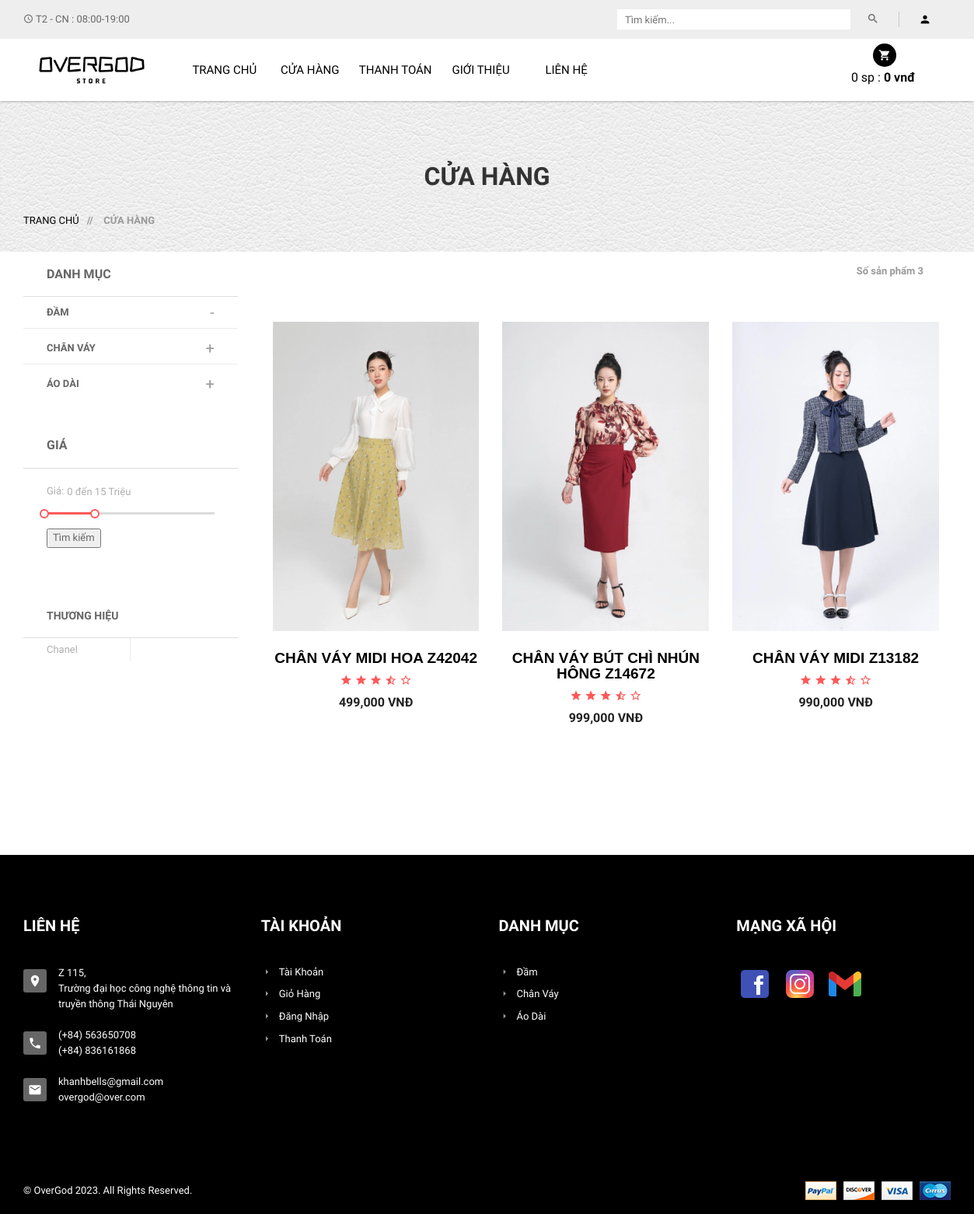
The page /?act=shop&sp=4&loai=Louis Vuitton on the database as committed earlier.
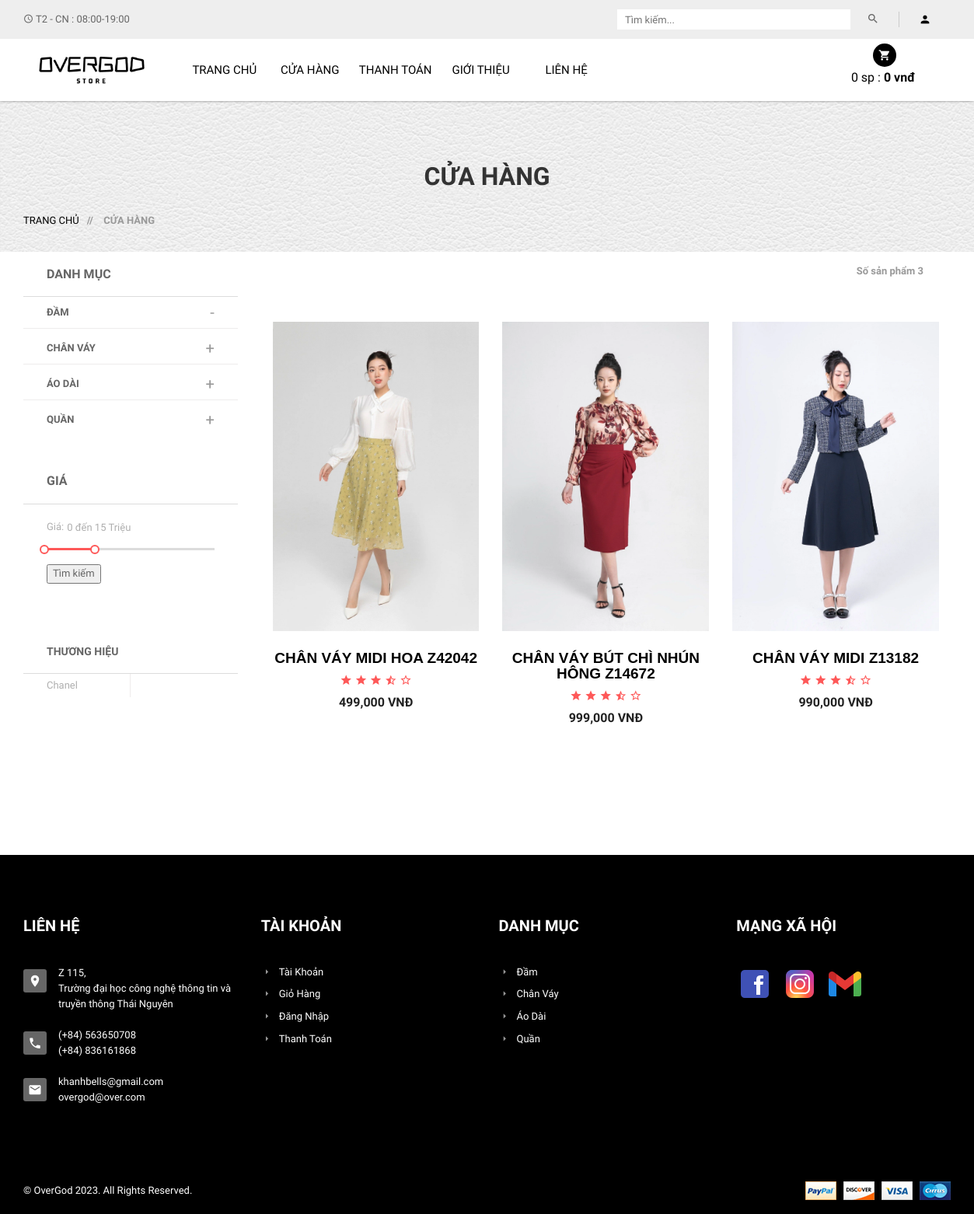
The same page on the database as committed later.
### tables this page shows
CREATE TABLE `danhmuc` (
  `MaDM` int(11) NOT NULL,
  `TenDM` varchar(255) DEFAULT NULL
);

CREATE TABLE `loaisanpham` (
  `MaLSP` int(11) NOT NULL,
  `TenLSP` varchar(70) NOT NULL,
  `HinhAnh` varchar(200) NOT NULL,
  `Mota` varchar(200) NOT NULL,
  `MaDM` int(11) NOT NULL
);

CREATE TABLE `sanpham` (
  `MaSP` int(11) NOT NULL,
  `MaLSP` int(11) NOT NULL,
  `MaDM` int(11) NOT NULL,
  `TenSP` varchar(70) NOT NULL,
  `DonGia` int(11) NOT NULL,
  `SoLuong` int(10) UNSIGNED NOT NULL DEFAULT 1,
  `HinhAnh1` varchar(200) NOT NULL,
  `HinhAnh2` varchar(255) DEFAULT NULL,
  `HinhAnh3` varchar(255) DEFAULT NULL,
  `MaKM` int(11) NOT NULL,
  `ManHinh` varchar(50) DEFAULT NULL,
  `HDH` varchar(50) DEFAULT NULL,
  `CamSau` varchar(50) DEFAULT NULL,
  `CamTruoc` varchar(50) DEFAULT NULL,
  `CPU` varchar(50) DEFAULT NULL,
  `Ram` varchar(50) DEFAULT NULL,
  `Rom` varchar(50) DEFAULT NULL,
  `SDCard` varchar(50) DEFAULT NULL,
  `Pin` varchar(50) DEFAULT NULL,
  `SoSao` int(11) NOT NULL,
  `SoDanhGia` int(11) NOT NULL,
  `TrangThai` int(11) NOT NULL,
  `MoTa` text NOT NULL,
  `ThoiGian` datetime DEFAULT NULL,
  `KichThuoc` varchar(50) DEFAULT NULL,
  `MauSac` varchar(50) DEFAULT NULL
);

### Controllers/ShopController.php (called while the page is built, shortened)
<?php
require_once ("Models/shop.php");
class ShopController
{
    var $shop_model;
    public function __construct()
    {
        $this->shop_model = new Shop();
    }
    function list()
    {
        $data_danhmuc = $this->shop_model->danhmuc();
        $data_loaisp = $this->shop_model->loaisp(0, 8);
        $data_chitietDM = array();
        for ($i = 1; $i <= count($data_danhmuc); $i++) {
            $data_chitietDM[$i] = $this->shop_model->chitietdanhmuc($i);
        }
        $data = [];
        $data_noibat = [];
        $data_tong = 0;
        if (isset($_GET['trang'])) {
            $this->handleTrang($data, $data_noibat, $data_tong);
        } else if (isset($_GET['sp']) && isset($_GET['loai'])) {
            $this->handleLoai($data, $data_noibat, $data_tong);
        } else if (isset($_GET['sp'])) {
            $this->handleDanhMuc($data, $data_noibat, $data_tong);
        } else if (isset($_POST['shop'])) {
            $this->handleShopPost($data, $data_tong);
        } else if (isset($_POST['keyword'])) {
            $this->handleKeywordPost($data, $data_noibat, $data_tong);
        } else {
            $this->handleDefault($data, $data_noibat, $data_tong);
        }
        require_once ('Views/index.php');
    }
    private function handleLoai(&$data, &$data_noibat, &$data_tong)
    {
        $data_loai = $this->shop_model->chitiet_loai($_GET['loai'], $_GET['sp']);
        if ($data_loai != null) {
            $data = $this->shop_model->chitiet($data_loai[0]['MaLSP'], $_GET['sp']);
        }
    }
}
?>

### Models/connection.php (called while the page is built, shortened)
<?php
    class connection{
        function __construct()
        {
            $severname ="localhost";
            $username ="root";
            $password ="";
            $db_name ="shopphone";
            $this->conn = new mysqli($severname,$username,$password,$db_name);
        }
    }
?>

### Models/model.php (called while the page is built, shortened)
<?php
require_once("connection.php");
class model
{
    function __construct()
    {
        $conn_obj = new connection();
        $this->conn = $conn_obj->conn;
    }
    function danhmuc()
    {
        $query =  "SELECT * from DanhMuc ";
        require("result.php");
        return $data;
    }
    function chitietdanhmuc($id)
    {
        $query =  "SELECT d.TenDM as Ten, l.* FROM danhmuc as d, loaisanpham as l WHERE d.MaDM = l.MaDM and d.MaDM = $id";
        require("result.php");
        return $data;
    }
}

### Models/result.php (called while the page is built)
<?php
$result = $this->conn->query($query);
$data = array();
while ($row = $result->fetch_assoc()) {
    $data[] = $row;
}
?>

### Models/shop.php (called while the page is built, shortened)
<?php
require_once("model.php");
class Shop extends Model
{
    function loaisp($a,$b)
    {
        $query = "SELECT * FROM loaisanpham WHERE   MaDM = 1 LIMIT $a, $b";
        require("result.php");
        return $data;
    }
    function chitiet_loai($loai,$sp)
    {
        $query = "SELECT * FROM loaisanpham WHERE  TenLSP = '$loai' and MaDM = $sp";
        require("result.php");
        return $data;
    }
    function chitiet($id,$sp)
    {
        $query = "SELECT * FROM sanpham WHERE  MaLSP = '$id' and MaDM = $sp";
        require("result.php");
        return $data;
    }
}

### Views/shop/list-products.php (the view, shortened to what the changed rows need)
<div class="tab-content grid-content">
	<div class="tab-pane fade in active text-center" id="grid">
		<?php
		if (isset($data) and $data != NULL) {
			foreach ($data as  $value) {
		?>
				<div class="col-xs-12 col-sm-6 col-md-4">
					<div class="single-product">
						<div class="product-f">
							<a href="?act=detail&id=<?= $value['MaSP'] ?>"><img src="public/<?= $value['HinhAnh1'] ?>" alt="Product Title" class="img-products" /></a>
						</div>
						<div class="product-dsc">
							<p><a href="?act=detail&id=<?= $value['MaSP'] ?>"><?= $value['TenSP'] ?></a></p>
							<div class="ratting">
								<i class="mdi mdi-star"></i>
								<i class="mdi mdi-star"></i>
								<i class="mdi mdi-star"></i>
								<i class="mdi mdi-star-half"></i>
								<i class="mdi mdi-star-outline"></i>
							</div>
							<span><?= number_format($value['DonGia']) ?> VNĐ</span>
						</div>
					</div>
				</div>
		<?php }
		} else {
			echo '<p> KHÔNG CÓ DỮ LIỆU </p>';
		} ?>
	</div>
</div>

### Views/shop/category.php (shortened to what the changed rows need)
<div class="sidebar left-sidebar">
    <div class="s-side-text">
        <div class="categories left-right-p">
            <ul id="accordion" class="panel-group clearfix">
                <?php    $i = 1; foreach ($data_chitietDM as $row) { ?>
                    <li class="panel">
                        <div data-toggle="collapse" data-parent="#accordion" data-target="#collapse<?=$i?>">
                            <div class="medium-a">
                                <b><?= $data_danhmuc[$i-1]['TenDM'] ?></b>
                            </div>
                        </div>
                    </li>
                <?php $i++;
             } ?>
            </ul>
        </div>
    </div>
    <div class="s-side-text">
        <div class="brands-select clearfix">
            <ul>
                <li>
                    <?php for($i=0;$i<1;$i++) {?>
                    <a href="?act=shop&sp=1&loai=<?=$data_loaisp[$i]['TenLSP']?>"><?=$data_loaisp[$i]['TenLSP']?></a>
                    <?php } ?>
                </li>
            </ul>
        </div>
    </div>
</div>

### Views/header_footer/footer.php (shortened to what the changed rows need)
<footer class="footer-two">
    <div class="footer-top section-padding">
        <div class="footer-dsc">
            <div class="container">
                <div class="row">
                    <div class="col-xs-6 col-sm-3 col-md-3 wide-mobile">
                        <div class="single-text">
                            <div class="footer-menu">
                                <ul>
                                    <?php foreach ($data_danhmuc as $row) { ?>
                                    <li><a href="?act=shop&sp=<?=$row['MaDM']?>"><i class="mdi mdi-menu-right"></i><?=$row['TenDM']?></a></li>
                                    <?php  } ?>
                                </ul>
                            </div>
                        </div>
                    </div>
                </div>
            </div>
        </div>
    </div>
</footer>

Rows that differ between the two databases and show on the page:
added danhmuc: TenDM "QUẦN", TenDM "Quần"
